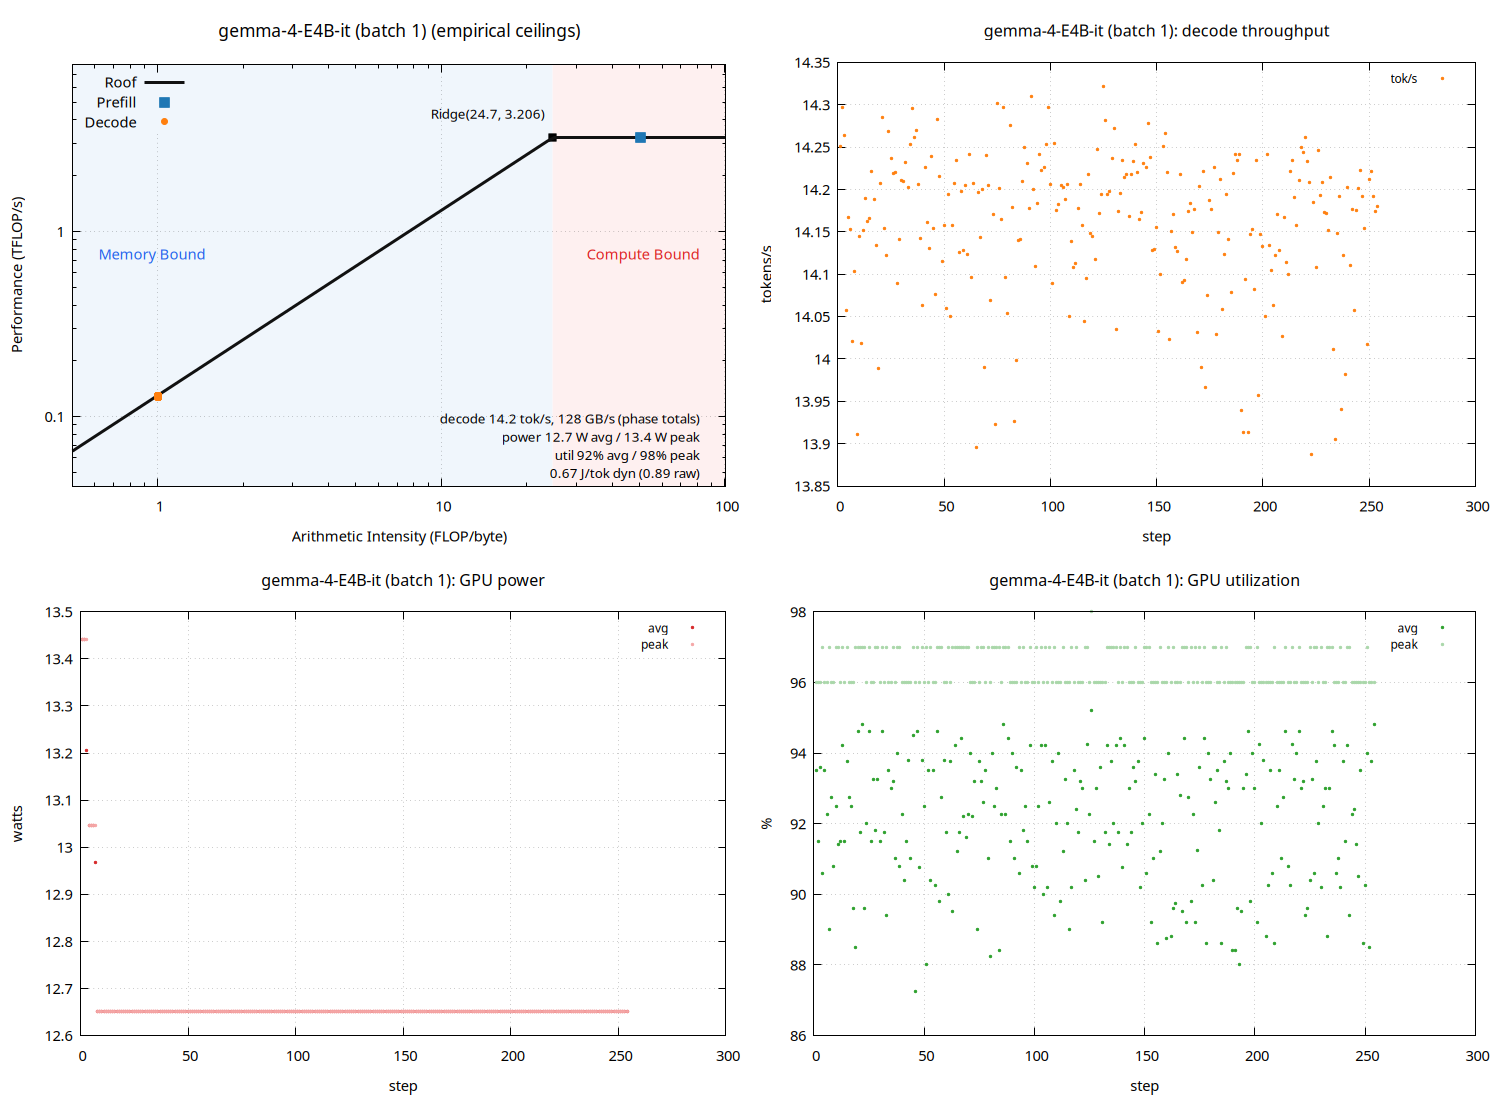

Recreate this plot in gnuplot.
set terminal pngcairo size 1500,1100 enhanced font 'Sans,11'
set output 'sweep_thor_vllm/gemma_b001_roofline.png'
set datafile separator "\t"
set datafile missing 'NaN'
set multiplot layout 2,2
unset label
unset object
unset arrow
set title "gemma-4-E4B-it (batch 1) (empirical ceilings)" font ',13'
set xlabel "Arithmetic Intensity (FLOP/byte)"
set ylabel "Performance (TFLOP/s)"
set logscale xy
set xrange [0.500855:100.871]
set yrange [0.042068:8.0155]
set grid xtics ytics
set key top left
set object 1 rectangle from graph 0, graph 0 to first 24.6961, graph 1 \
    fillcolor rgb '#dce9f7' fillstyle solid 0.45 noborder behind
set object 2 rectangle from first 24.6961, graph 0 to graph 1, graph 1 \
    fillcolor rgb '#fbdcdc' fillstyle solid 0.45 noborder behind
set label 1 "Memory Bound" at graph 0.04, graph 0.55 left \
    textcolor rgb '#2563eb' font ',11'
set label 2 "Compute Bound" at graph 0.96, graph 0.55 right \
    textcolor rgb '#dc2626' font ',11'
set label 3 "Ridge(24.7, 3.206)" \
    at first 24.6961, first 3.2062 right \
    point pointtype 5 pointsize 1.2 \
    offset character -1.5, character 1 font ',10'
set label 4 "decode 14.2 tok/s, 128 GB/s (phase totals)\npower 12.7 W avg / 13.4 W peak\nutil 92% avg / 98% peak\n0.67 J/tok dyn (0.89 raw)" at graph 0.96, graph 0.16 right font ',10'
peak_t = 3.2062
peak_b = 129.826
roof(x) = (x * peak_b / 1000.0 < peak_t) ? x * peak_b / 1000.0 : peak_t
plot roof(x) with lines linewidth 3 linecolor rgb '#111111' title 'Roof', \
     'sweep_thor_vllm/gemma_b001_roofline.dat' using 3:(strcol(2) eq 'prefill' ? $4 : 1/0) with points \
         pointtype 5 pointsize 1.6 linecolor rgb '#1f77b4' title 'Prefill', \
     'sweep_thor_vllm/gemma_b001_roofline.dat' using 3:(strcol(2) eq 'decode' ? $4 : 1/0) with points \
         pointtype 7 pointsize 1.0 linecolor rgb '#ff7f0e' title 'Decode'

unset label
unset object
unset arrow
unset logscale
set xrange [*:*]
set yrange [*:*]
set title "gemma-4-E4B-it (batch 1): decode throughput" font ',12'
set xlabel "step"
set ylabel "tokens/s"
set grid xtics ytics
set key top right font ',9'
plot 'sweep_thor_vllm/gemma_b001_roofline.dat' using 1:(strcol(2) eq 'decode' ? $5 : 1/0) with points pointtype 7 pointsize 0.4 linecolor rgb '#ff7f0e' title 'tok/s'

unset label
unset object
unset arrow
unset logscale
set xrange [*:*]
set yrange [*:*]
set title "gemma-4-E4B-it (batch 1): GPU power" font ',12'
set xlabel "step"
set ylabel "watts"
set grid xtics ytics
set key top right font ',9'
plot 'sweep_thor_vllm/gemma_b001_roofline.dat' using 1:(strcol(2) eq 'decode' ? $6 : 1/0) with points pointtype 7 pointsize 0.4 linecolor rgb '#d62728' title 'avg', \
     'sweep_thor_vllm/gemma_b001_roofline.dat' using 1:(strcol(2) eq 'decode' ? $8 : 1/0) with points pointtype 7 pointsize 0.4 linecolor rgb '#f4a6a6' title 'peak'

unset label
unset object
unset arrow
unset logscale
set xrange [*:*]
set yrange [*:*]
set title "gemma-4-E4B-it (batch 1): GPU utilization" font ',12'
set xlabel "step"
set ylabel "%"
set grid xtics ytics
set key top right font ',9'
plot 'sweep_thor_vllm/gemma_b001_roofline.dat' using 1:(strcol(2) eq 'decode' ? $7 : 1/0) with points pointtype 7 pointsize 0.4 linecolor rgb '#2ca02c' title 'avg', \
     'sweep_thor_vllm/gemma_b001_roofline.dat' using 1:(strcol(2) eq 'decode' ? $9 : 1/0) with points pointtype 7 pointsize 0.4 linecolor rgb '#a9d7a9' title 'peak'

unset multiplot
